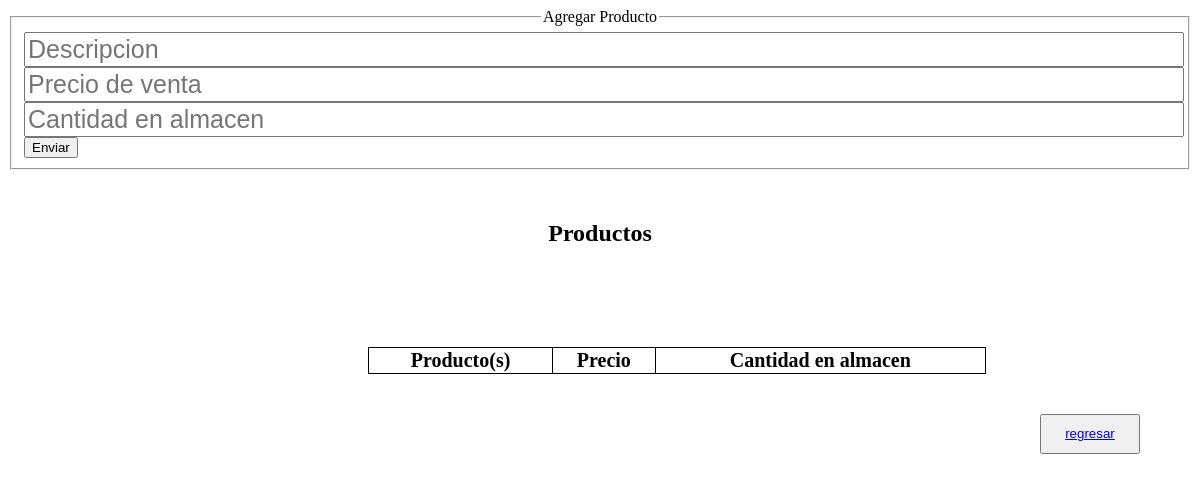
The page /agregar.php on the database as committed earlier.
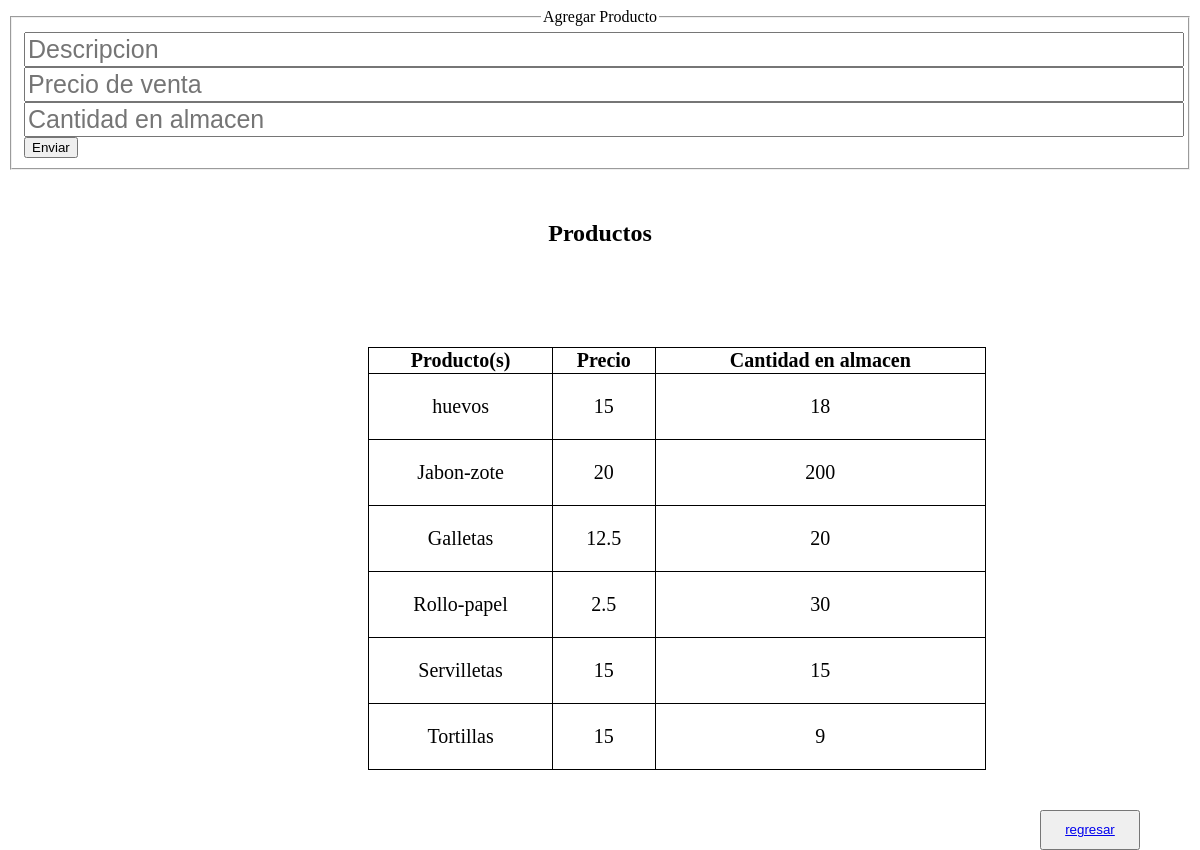
The same page on the database as committed later.
### tables this page shows
CREATE TABLE `inventario` (
  `id_inventario` int(11) NOT NULL,
  `descripcion` text NOT NULL,
  `precio` float NOT NULL,
  `cantidad` int(11) NOT NULL
);

### agregar.php (the view, shortened to what this page needs)
<?php
include_once 'conexion_pdo.php';
?>
<!DOCTYPE html>
<html lang="es" dir="ltr">
  <head>
    <link href="css/registro.css" rel="stylesheet">
    <link href="css/tabla.css" rel="stylesheet">
  </head>
  <body>
    <div style= "size: 75%;">
        <div>
          <form class="form-horizontal" method="POST" onsubmit="return validar();">
            <fieldset>
              <legend class="text-center header">Agregar Producto</legend>
              <div class="form-group">
                <div>
                  <input type="text" placeholder="Descripcion" id="descripcion" name = 'descripcion' class="form-control" required>
                </div>
              </div>
              <div class="form-group">
                <div>
                  <input type="text" placeholder="Precio de venta" id="precio" name = 'precio' class="form-control" required>
                </div>
              </div>
              <div>
                <div>
                  <input type="number" placeholder="Cantidad en almacen" id="cantidad" name = 'cantidad' class="form-control" required>
                </div>
              </div>
              <div>
                <div>
                  <button type="submit">Enviar</button>
                </div>
              </div>
            </fieldset>
          </form>
        </div>
      </div>
      <h2 style = 'margin-top: 50px; text-align: center;'>  Productos</h2>
      <section id="tablaProductos" style = 'margin-top: 100px; margin-left:360px'>
      <table>
        <tr>
          <th>Producto(s)</th>
          <th>Precio</th>
          <th>Cantidad en almacen</th>
        </tr>
        <?php
        $sql_categorias = 'select * from inventario';
        $gsent= $pdo -> prepare($sql_categorias);
        $gsent->execute();
        $resultado = $gsent->fetchAll();
        foreach($resultado as $categoria):
                                        ?>
        <tr>
          <td id="<?php echo $categoria['id_inventario']; ?>">
                <p><?php echo $categoria['descripcion']; ?></p>
          </td>
          <td ><?php echo $categoria['precio']; ?></td>
          <td ><?php echo $categoria['cantidad']; ?></td>
        </tr>
        <?php endforeach?>
      </table>
      </section>
      <section>
      <button type="button" style="margin-top:40px;position: absolute; right: 0; margin-right:60px; width:100px; height:40px">
          <a href="index.php">regresar</a>
      </button>
  </body>
</html>

Rows that differ between the two databases and show on the page:
added inventario: descripcion "huevos", precio "15", cantidad "18"
added inventario: descripcion "Jabon-zote", precio "20", cantidad "200"
added inventario: descripcion "Galletas", precio "12.5", cantidad "20"
added inventario: descripcion "Rollo-papel", precio "2.5", cantidad "30"
added inventario: descripcion "Servilletas", precio "15", cantidad "15"
added inventario: descripcion "Tortillas", precio "15", cantidad "9"
